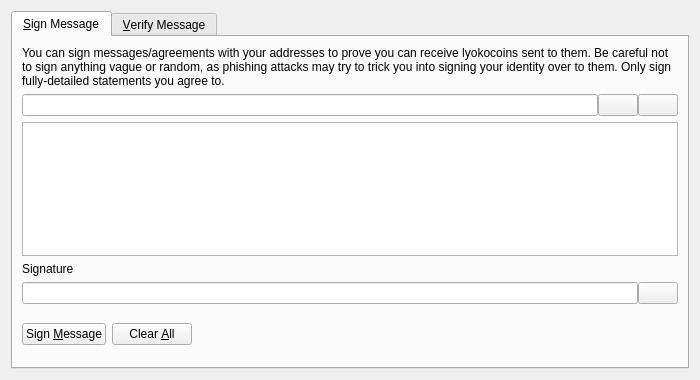
<?xml version="1.0" encoding="UTF-8"?>
<ui version="4.0">
 <class>SignVerifyMessageDialog</class>
 <widget class="QDialog" name="SignVerifyMessageDialog">
  <property name="geometry">
   <rect>
    <x>0</x>
    <y>0</y>
    <width>700</width>
    <height>380</height>
   </rect>
  </property>
  <property name="windowTitle">
   <string>Signatures - Sign / Verify a Message</string>
  </property>
  <property name="modal">
   <bool>true</bool>
  </property>
  <layout class="QVBoxLayout" name="verticalLayout">
   <item>
    <widget class="QTabWidget" name="tabWidget">
     <property name="currentIndex">
      <number>0</number>
     </property>
     <widget class="QWidget" name="tabSignMessage">
      <attribute name="title">
       <string>&amp;Sign Message</string>
      </attribute>
      <layout class="QVBoxLayout" name="verticalLayout_SM">
       <item>
        <widget class="QLabel" name="infoLabel_SM">
         <property name="text">
          <string>You can sign messages/agreements with your addresses to prove you can receive lyokocoins sent to them. Be careful not to sign anything vague or random, as phishing attacks may try to trick you into signing your identity over to them. Only sign fully-detailed statements you agree to.</string>
         </property>
         <property name="textFormat">
          <enum>Qt::PlainText</enum>
         </property>
         <property name="wordWrap">
          <bool>true</bool>
         </property>
        </widget>
       </item>
       <item>
        <layout class="QHBoxLayout" name="horizontalLayout_1_SM">
         <property name="spacing">
          <number>0</number>
         </property>
         <item>
          <widget class="QValidatedLineEdit" name="addressIn_SM">
           <property name="toolTip">
            <string>The Lyokocoin address to sign the message with</string>
           </property>
          </widget>
         </item>
         <item>
          <widget class="QPushButton" name="addressBookButton_SM">
           <property name="toolTip">
            <string>Choose previously used address</string>
           </property>
           <property name="text">
            <string/>
           </property>
           <property name="icon">
            <iconset resource="../lyokocoin.qrc">
             <normaloff>:/icons/address-book</normaloff>:/icons/address-book</iconset>
           </property>
           <property name="shortcut">
            <string>Alt+A</string>
           </property>
           <property name="autoDefault">
            <bool>false</bool>
           </property>
          </widget>
         </item>
         <item>
          <widget class="QPushButton" name="pasteButton_SM">
           <property name="toolTip">
            <string>Paste address from clipboard</string>
           </property>
           <property name="text">
            <string/>
           </property>
           <property name="icon">
            <iconset resource="../lyokocoin.qrc">
             <normaloff>:/icons/editpaste</normaloff>:/icons/editpaste</iconset>
           </property>
           <property name="shortcut">
            <string>Alt+P</string>
           </property>
           <property name="autoDefault">
            <bool>false</bool>
           </property>
          </widget>
         </item>
        </layout>
       </item>
       <item>
        <widget class="QPlainTextEdit" name="messageIn_SM">
         <property name="toolTip">
          <string>Enter the message you want to sign here</string>
         </property>
        </widget>
       </item>
       <item>
        <widget class="QLabel" name="signatureLabel_SM">
         <property name="text">
          <string>Signature</string>
         </property>
         <property name="textFormat">
          <enum>Qt::PlainText</enum>
         </property>
        </widget>
       </item>
       <item>
        <layout class="QHBoxLayout" name="horizontalLayout_2_SM">
         <property name="spacing">
          <number>0</number>
         </property>
         <item>
          <widget class="QLineEdit" name="signatureOut_SM">
           <property name="font">
            <font>
             <italic>true</italic>
            </font>
           </property>
           <property name="readOnly">
            <bool>true</bool>
           </property>
          </widget>
         </item>
         <item>
          <widget class="QPushButton" name="copySignatureButton_SM">
           <property name="toolTip">
            <string>Copy the current signature to the system clipboard</string>
           </property>
           <property name="text">
            <string/>
           </property>
           <property name="icon">
            <iconset resource="../lyokocoin.qrc">
             <normaloff>:/icons/editcopy</normaloff>:/icons/editcopy</iconset>
           </property>
           <property name="autoDefault">
            <bool>false</bool>
           </property>
          </widget>
         </item>
        </layout>
       </item>
       <item>
        <layout class="QHBoxLayout" name="horizontalLayout_3_SM">
         <item>
          <widget class="QPushButton" name="signMessageButton_SM">
           <property name="toolTip">
            <string>Sign the message to prove you own this Lyokocoin address</string>
           </property>
           <property name="text">
            <string>Sign &amp;Message</string>
           </property>
           <property name="icon">
            <iconset resource="../lyokocoin.qrc">
             <normaloff>:/icons/edit</normaloff>:/icons/edit</iconset>
           </property>
           <property name="autoDefault">
            <bool>false</bool>
           </property>
          </widget>
         </item>
         <item>
          <widget class="QPushButton" name="clearButton_SM">
           <property name="toolTip">
            <string>Reset all sign message fields</string>
           </property>
           <property name="text">
            <string>Clear &amp;All</string>
           </property>
           <property name="icon">
            <iconset resource="../lyokocoin.qrc">
             <normaloff>:/icons/remove</normaloff>:/icons/remove</iconset>
           </property>
           <property name="autoDefault">
            <bool>false</bool>
           </property>
          </widget>
         </item>
         <item>
          <spacer name="horizontalSpacer_1_SM">
           <property name="orientation">
            <enum>Qt::Horizontal</enum>
           </property>
           <property name="sizeHint" stdset="0">
            <size>
             <width>40</width>
             <height>48</height>
            </size>
           </property>
          </spacer>
         </item>
         <item>
          <widget class="QLabel" name="statusLabel_SM">
           <property name="font">
            <font>
             <weight>75</weight>
             <bold>true</bold>
            </font>
           </property>
           <property name="text">
            <string/>
           </property>
           <property name="wordWrap">
            <bool>true</bool>
           </property>
          </widget>
         </item>
         <item>
          <spacer name="horizontalSpacer_2_SM">
           <property name="orientation">
            <enum>Qt::Horizontal</enum>
           </property>
           <property name="sizeHint" stdset="0">
            <size>
             <width>40</width>
             <height>48</height>
            </size>
           </property>
          </spacer>
         </item>
        </layout>
       </item>
      </layout>
     </widget>
     <widget class="QWidget" name="tabVerifyMessage">
      <attribute name="title">
       <string>&amp;Verify Message</string>
      </attribute>
      <layout class="QVBoxLayout" name="verticalLayout_VM">
       <item>
        <widget class="QLabel" name="infoLabel_VM">
         <property name="text">
          <string>Enter the receiver's address, message (ensure you copy line breaks, spaces, tabs, etc. exactly) and signature below to verify the message. Be careful not to read more into the signature than what is in the signed message itself, to avoid being tricked by a man-in-the-middle attack. Note that this only proves the signing party receives with the address, it cannot prove sendership of any transaction!</string>
         </property>
         <property name="textFormat">
          <enum>Qt::PlainText</enum>
         </property>
         <property name="alignment">
          <set>Qt::AlignLeading|Qt::AlignLeft|Qt::AlignTop</set>
         </property>
         <property name="wordWrap">
          <bool>true</bool>
         </property>
        </widget>
       </item>
       <item>
        <layout class="QHBoxLayout" name="horizontalLayout_1_VM">
         <property name="spacing">
          <number>0</number>
         </property>
         <item>
          <widget class="QValidatedLineEdit" name="addressIn_VM">
           <property name="toolTip">
            <string>The Lyokocoin address the message was signed with</string>
           </property>
          </widget>
         </item>
         <item>
          <widget class="QPushButton" name="addressBookButton_VM">
           <property name="toolTip">
            <string>Choose previously used address</string>
           </property>
           <property name="text">
            <string/>
           </property>
           <property name="icon">
            <iconset resource="../lyokocoin.qrc">
             <normaloff>:/icons/address-book</normaloff>:/icons/address-book</iconset>
           </property>
           <property name="shortcut">
            <string>Alt+A</string>
           </property>
           <property name="autoDefault">
            <bool>false</bool>
           </property>
          </widget>
         </item>
        </layout>
       </item>
       <item>
        <widget class="QPlainTextEdit" name="messageIn_VM"/>
       </item>
       <item>
        <widget class="QValidatedLineEdit" name="signatureIn_VM"/>
       </item>
       <item>
        <layout class="QHBoxLayout" name="horizontalLayout_2_VM">
         <item>
          <widget class="QPushButton" name="verifyMessageButton_VM">
           <property name="toolTip">
            <string>Verify the message to ensure it was signed with the specified Lyokocoin address</string>
           </property>
           <property name="text">
            <string>Verify &amp;Message</string>
           </property>
           <property name="icon">
            <iconset resource="../lyokocoin.qrc">
             <normaloff>:/icons/transaction_0</normaloff>:/icons/transaction_0</iconset>
           </property>
           <property name="autoDefault">
            <bool>false</bool>
           </property>
          </widget>
         </item>
         <item>
          <widget class="QPushButton" name="clearButton_VM">
           <property name="toolTip">
            <string>Reset all verify message fields</string>
           </property>
           <property name="text">
            <string>Clear &amp;All</string>
           </property>
           <property name="icon">
            <iconset resource="../lyokocoin.qrc">
             <normaloff>:/icons/remove</normaloff>:/icons/remove</iconset>
           </property>
           <property name="autoDefault">
            <bool>false</bool>
           </property>
          </widget>
         </item>
         <item>
          <spacer name="horizontalSpacer_1_VM">
           <property name="orientation">
            <enum>Qt::Horizontal</enum>
           </property>
           <property name="sizeHint" stdset="0">
            <size>
             <width>40</width>
             <height>48</height>
            </size>
           </property>
          </spacer>
         </item>
         <item>
          <widget class="QLabel" name="statusLabel_VM">
           <property name="font">
            <font>
             <weight>75</weight>
             <bold>true</bold>
            </font>
           </property>
           <property name="text">
            <string/>
           </property>
           <property name="wordWrap">
            <bool>true</bool>
           </property>
          </widget>
         </item>
         <item>
          <spacer name="horizontalSpacer_2_VM">
           <property name="orientation">
            <enum>Qt::Horizontal</enum>
           </property>
           <property name="sizeHint" stdset="0">
            <size>
             <width>40</width>
             <height>48</height>
            </size>
           </property>
          </spacer>
         </item>
        </layout>
       </item>
      </layout>
     </widget>
    </widget>
   </item>
  </layout>
 </widget>
 <customwidgets>
  <customwidget>
   <class>QValidatedLineEdit</class>
   <extends>QLineEdit</extends>
   <header>qvalidatedlineedit.h</header>
  </customwidget>
 </customwidgets>
 <resources>
  <include location="../lyokocoin.qrc"/>
 </resources>
 <connections/>
</ui>
